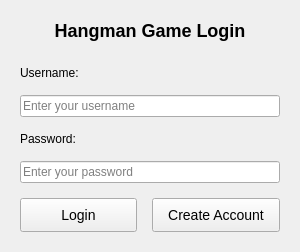
<?xml version="1.0" encoding="UTF-8"?>
<ui version="4.0">
 <class>LoginView</class>
 <widget class="QWidget" name="LoginView">
  <property name="geometry">
   <rect>
    <x>0</x>
    <y>0</y>
    <width>300</width>
    <height>200</height>
   </rect>
  </property>
  <property name="windowTitle">
   <string>Login - Hangman</string>
  </property>
  <layout class="QVBoxLayout" name="verticalLayout">
   <property name="spacing">
    <number>15</number>
   </property>
   <property name="leftMargin">
    <number>20</number>
   </property>
   <property name="topMargin">
    <number>20</number>
   </property>
   <property name="rightMargin">
    <number>20</number>
   </property>
   <property name="bottomMargin">
    <number>20</number>
   </property>
   <item>
    <widget class="QLabel" name="title_label">
     <property name="styleSheet">
      <string notr="true">font-size: 18px; font-weight: bold; margin-bottom: 10px;</string>
     </property>
     <property name="text">
      <string>Hangman Game Login</string>
     </property>
     <property name="alignment">
      <set>Qt::AlignCenter</set>
     </property>
    </widget>
   </item>
   <item>
    <widget class="QLabel" name="username_label">
     <property name="text">
      <string>Username:</string>
     </property>
    </widget>
   </item>
   <item>
    <widget class="QLineEdit" name="username_input">
     <property name="placeholderText">
      <string>Enter your username</string>
     </property>
    </widget>
   </item>
   <item>
    <widget class="QLabel" name="password_label">
     <property name="text">
      <string>Password:</string>
     </property>
    </widget>
   </item>
   <item>
    <widget class="QLineEdit" name="password_input">
     <property name="echoMode">
      <enum>QLineEdit::Password</enum>
     </property>
     <property name="placeholderText">
      <string>Enter your password</string>
     </property>
    </widget>
   </item>
   <item>
    <layout class="QHBoxLayout" name="horizontalLayout">
     <item>
      <widget class="QPushButton" name="login_button">
       <property name="styleSheet">
        <string notr="true">padding: 8px 15px; font-size: 14px;</string>
       </property>
       <property name="text">
        <string>Login</string>
       </property>
      </widget>
     </item>
     <item>
      <widget class="QPushButton" name="create_account_button">
       <property name="styleSheet">
        <string notr="true">padding: 8px 15px; font-size: 14px;</string>
       </property>
       <property name="text">
        <string>Create Account</string>
       </property>
      </widget>
     </item>
    </layout>
   </item>
  </layout>
 </widget>
 <resources/>
 <connections/>
</ui> 
